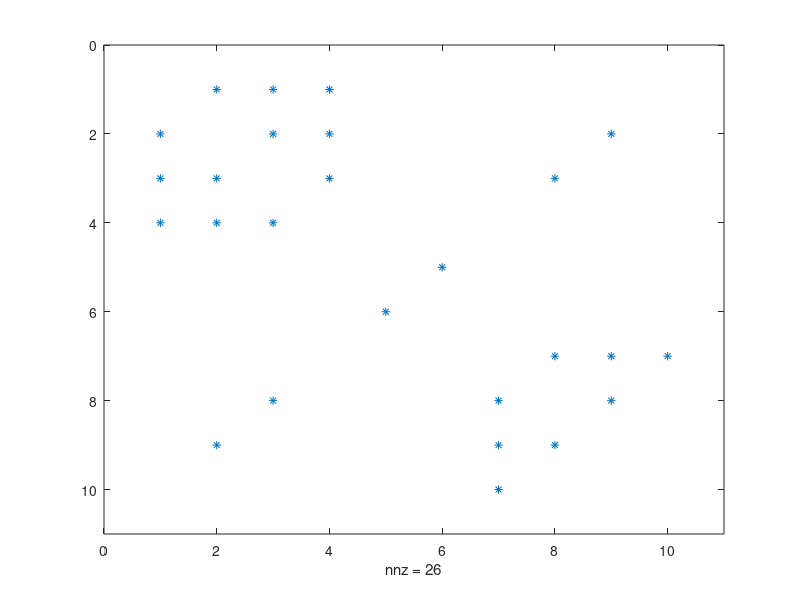

This figure's MATLAB source:
% code from 
% https://www.cs.purdue.edu/homes/dgleich/demos/matlab/spectral/spectral.html

clear A;

n = 10;
gs2 = floor(0.4*n);
gs3 = floor(0.2*n);

%x = randperm(n);
x = 1:n;

group1 = x(1:gs2);
group2 = x(gs2 + 1:gs2 + gs3);
group3 = x(gs2 + gs3 + 1:end);

p_group1 = 0.8;
p_group2 = 0.7;
p_group3 = 0.7;
p_between = 0.1;

A(group1, group1) = rand(gs2,gs2)     < p_group1;
A(group2, group2) = rand(gs2 - gs3,gs2 - gs3) < p_group2;
A(group3, group3) = rand(n - (gs2 + gs3) ,n - (gs2 + gs3)) < p_group3;
A(group1, group2) = rand(size(group1,2), size(group2,2))  < p_between;
A(group1, group3) = rand(size(group1,2), size(group3,2))  < p_between;
A(group2, group3) = rand(size(group2,2), size(group3,2))  < p_between;


% remove isolates nodes.
D = sum(abs(A));
A = A(D>0,D>0);

A = triu(A,1);
A = A + A';
spy(A);
A